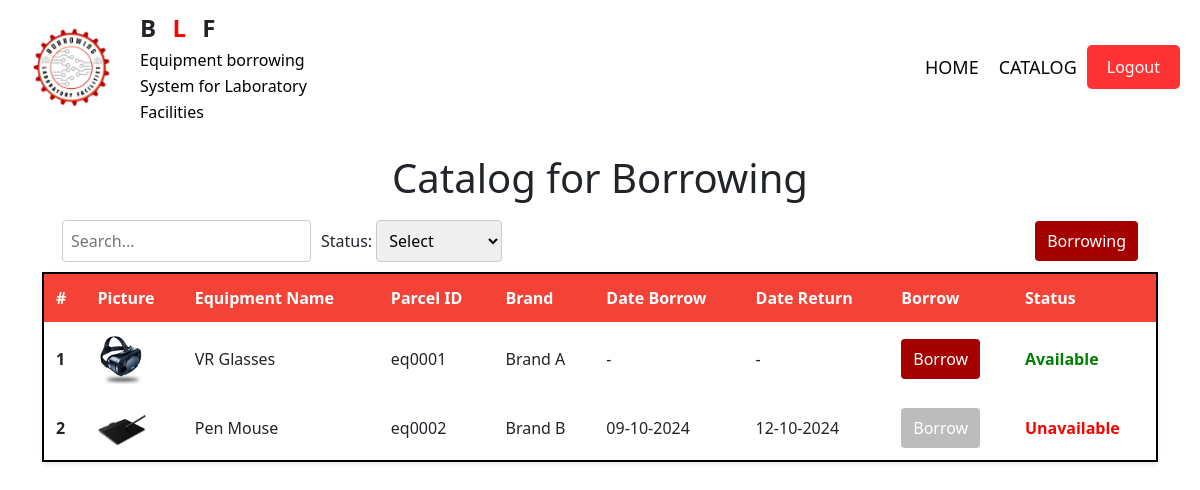
The app's page /catalog_user/, older data.
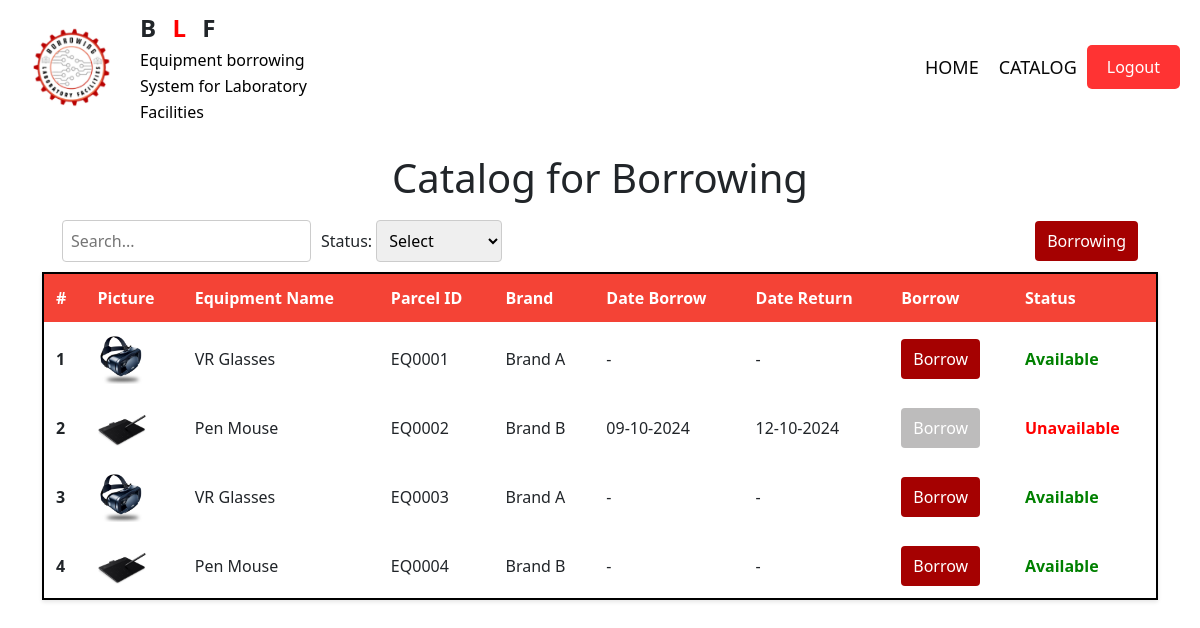
The same page, newer data.
### myapp/models.py (models this page shows, shortened)
class Equipment(models.Model):
    equipment_id = models.AutoField(primary_key=True)
    image = models.ImageField(upload_to='images/', default='media/images/default.jpg')
    name = models.CharField(max_length=100)
    parcel_id = models.CharField(max_length=20)
    brand = models.CharField(max_length=100)
    status = models.BooleanField(default=False)
    date_borrow = models.DateField(null=True, blank=True, help_text="Date when the item was borrowed")
    date_return = models.DateField(null=True, blank=True, help_text="Date when the item is returned")
    borrower = models.ForeignKey(Student, on_delete=models.CASCADE, null=True, blank=True)
    class Meta:
        constraints = [
            models.UniqueConstraint(fields=['parcel_id'], name='unique_parcel_id')
        ]

### myapp/views.py (the view, shortened to what this page needs)
# urls.py: path("catalog_user/", views.catalog_user, name="catalog_user"),
def catalog_user(request):
    all_equipment = Equipment.objects.all()
    all_status = Status.objects.all()
    selected_status = request.POST.get('filter')
    print(selected_status)
    return render(request, "catalog_user.html", {
        "all_equipment": all_equipment,
        "all_status": all_status,
        "selected_status": selected_status,
        })

### myapp/templates/catalog_user.html (shortened to what this page needs)
{% load static %}
<!DOCTYPE html>
<html lang="en">
<head>
    <link rel="stylesheet" href="{% static 'catalog_user.css' %}">
    <link href="https://cdn.jsdelivr.net/npm/bootstrap@5.3.3/dist/css/bootstrap.min.css" rel="stylesheet">
</head>
<body>
    <header>
        <div class="logo">
            <img src="{% static 'logo_empty.png' %}" alt="Logo">
            <div class="text-content">
                <span class="logo-letters">B <span class="red-letter">L</span> F</span>
                <div class="logo-subtext">Equipment borrowing</div>
                <div class="logo-subtext">System for Laboratory</div>
                <div class="logo-subtext">Facilities</div>
            </div>
        </div>
        <nav>
            <ul>
                <li><a href="#">HOME</a></li>
                <li><a href="#">CATALOG</a></li>
                <button id="logout-btn" class="logout-btn">Logout</button>
            </ul>
        </nav>
    </header>
    <div class="container">
        <h1>Catalog for Borrowing</h1>
        <header>
            <div class="header-left">
                <input type="text" placeholder="Search..." id="search-bar">
                <form action="" method="post">
                    <span>Status: </span>
                    <select id="status-dropdown" name="filter" onchange="this.form.submit();">
                        {% for status in all_status %}
                            <option value="{{ status.name }}">
                                {{ status.name }}
                            </option>
                        {% endfor %}
                    </select>
                </form>
            </div>
            <form action="{% url 'borrow_request' %}" method="get">
                <button id="request-button" type="submit">Borrowing</button>
            </form>
        </header>
        <table>
            <thead>
                <tr>
                    <th scope="col">#</th>
                    <th scope="col">Picture</th>
                    <th scope="col">Equipment Name</th>
                    <th scope="col">Parcel ID</th>
                    <th scope="col">Brand</th>
                    <th scope="col">Date Borrow</th>
                    <th scope="col">Date Return</th>
                    <th scope="col">Borrow</th>
                    <th scope="col">Status</th>
                </tr>
            </thead>
            <tbody>
                {% for equipment in all_equipment %}
                    <tr>
                        <th scope="row">{{ forloop.counter }}</th>
                        <td><img src="{{ equipment.image.url }}" alt="{{ equipment.name }}"></td>
                        <td>{{ equipment.name }}</td>
                        <td>{{ equipment.parcel_id }}</td>
                        <td>{{ equipment.brand }}</td>
                        <td>
                            {% if equipment.date_borrow %}
                                {{ equipment.date_borrow|date:"d-m-Y" }}
                            {% else %}
                                -
                            {% endif %}
                        </td>
                        <td>
                            {% if equipment.date_return %}
                                {{ equipment.date_return|date:"d-m-Y" }}
                            {% else %}
                                -
                            {% endif %}
                        </td>
                        <td>
                            {% if equipment.status %}
                                <form action="{% url 'borrow_request' %}" method="get">
                                    <button id="disabled-button" type="submit" disabled>Borrow</button>
                                </form>
                            {% else %}
                                <form action="{% url 'borrow_request' %}" method="get">
                                    <button id="request-button" type="submit">Borrow</button>
                                </form>
                            {% endif %}
                        </td>
                        <td>
                            {% if equipment.status %}
                                <span class="status unavailable">Unavailable</span>
                            {% else %}
                                <span class="status available">Available</span>
                            {% endif %}
                        </td>
                    </tr>
                {% endfor %}
            </tbody>
        </table>
    </div>
</body>
</html>

### myapp/static/catalog_user.css (style rules this page uses)
body { font-family: Arial, sans-serif; margin: 0; padding: 0; background-color: #f4f4f4; }
header { display: flex; align-items: center; justify-content: space-between; padding: 10px 20px; background-color: #ffffff; }
.logo { display: flex; align-items: center; }
.logo img { width: 100px; height: auto; margin-right: 10px; margin-right: 10px; }
.logo-letters { font-size: 24px; font-weight: bold; letter-spacing: 5px; }
.red-letter { color: red; }
.logo-subtext { font-size: 16px; color: black; margin-top: 2px; text-align: left; }
.text-content { display: flex; flex-direction: column; margin-left: 10px; }
nav ul { list-style-type: none; margin: 0; padding: 0; display: flex; align-items: center; }
nav ul li { margin-left: 20px; }
nav ul li a { color: rgb(7, 7, 7); text-decoration: none; font-size: 18px; padding-bottom: 5px; transition: color 0.3s; }
.logout-btn { background-color: #ff3333; color: white; border: none; padding: 10px 20px; cursor: pointer; font-size: 1em; margin-left: 10px; border-radius: 5px; position: relative; }
h1 { text-align: center; }
.container { width: 90%; margin: 20px auto; }
.header-left { display: flex; align-items: center; gap: 10px; }
#search-bar { padding: 8px; border-radius: 4px; border: 1px solid #ccc; }
#status-dropdown { padding: 8px; border-radius: 4px; border: 1px solid #ccc; }
#request-button { padding: 8px 12px; background-color: #a50101; color: white; border: none; border-radius: 4px; cursor: pointer; text-decoration: none; }
#disabled-button { padding: 8px 12px; background-color: #bdbcbc; color: white; border: none; border-radius: 4px; cursor: pointer; text-decoration: none; }
table { width: 100%; border-collapse: collapse; background-color: white; box-shadow: 0 2px 4px rgba(0, 0, 0, 0.1); border: 2px solid #000; }
thead { background-color: #f44336; color: white; border-bottom: 2px solid #000; }
th, td { padding: 12px; text-align: left; border: 1px solid #000; }
img { width: 50px; height: auto; }
.status.available { color: green; font-weight: bold; }
.status.unavailable { color: red; font-weight: bold; }

Row changes from the older to the newer data that the page shows:
changed Equipment (number 1 of 4 on the later page): parcel_id "eq0001" → "EQ0001"
changed Equipment (number 2 of 4 on the later page): parcel_id "eq0002" → "EQ0002"
added Equipment: image (picture), name "VR Glasses", parcel_id "EQ0003", brand "Brand A", status "Borrow"
added Equipment: image (picture), name "Pen Mouse", parcel_id "EQ0004", brand "Brand B", status "Borrow"
